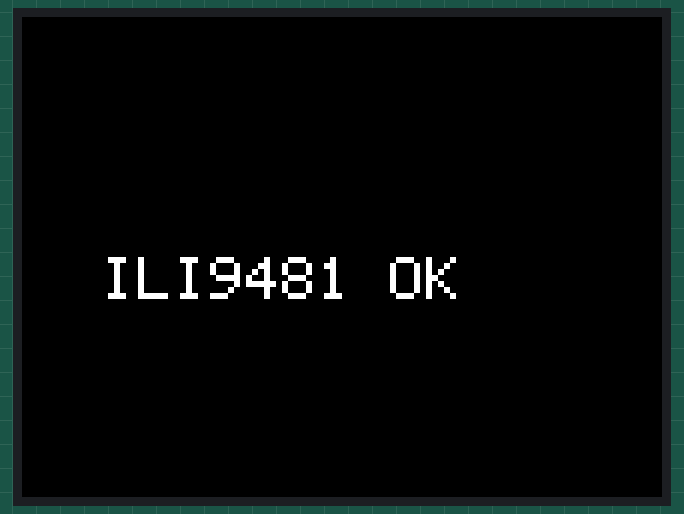
A sketch run on a simulated Arduino Uno, built with avr-gcc and run on an emulated ATmega328P. Parts: 320×240 colour display.

Above: at 3.5 s.

The sketch:

sketch_feb20b.ino
```cpp
#include <MCUFRIEND_kbv.h>
#include <Adafruit_GFX.h>

MCUFRIEND_kbv tft;

#define RED     0xF800
#define GREEN   0x07E0
#define BLUE    0x001F
#define BLACK   0x0000
#define WHITE   0xFFFF

void setup() {
  uint16_t ID = 0x9481;   // Force ILI9481
  tft.begin(ID);
  tft.setRotation(1);

  tft.fillScreen(RED);
  delay(1000);
  tft.fillScreen(GREEN);
  delay(1000);
  tft.fillScreen(BLUE);
  delay(1000);

  tft.fillScreen(BLACK);
  tft.setTextColor(WHITE);
  tft.setTextSize(3);
  tft.setCursor(40, 120);
  tft.println("ILI9481 OK");
}

void loop() {}
```
